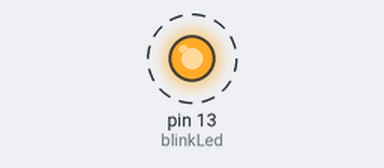
Bench run of a sketch on a simulated Arduino Nano, built with avr-gcc and run on an emulated ATmega328P. Parts: output pins drawn as LEDs (lit = HIGH). Dashed ring = blinking.

Above: at 0.2 s.
Timing chart, 0 to 3.0 s (numbered marks = the images above):
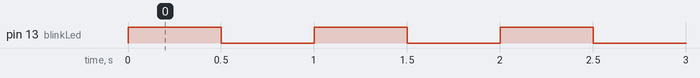

The sketch:

BlinkInC_1.ino
```cpp
/**
 * BlinkInC_1.ino
 *        Muestra como configurar recursos para encender-apagar un bit en un puerto.
 *        Resguarda funciones en bibliotecas
 *        Muestra como usar macro-instrucciones orientadas a la administración de estados binarios en
 *        registros de 8 bits.
 * Descripción:
 *        Configura: DDRB5<-1.
 *        Escribe: 1 PORTB5<-1,
 *                 2 _delay_ms(),
 *                 3 PORTB5<-0
 *                 4 _delay_ms()
 *  Software:
 *        Programmer Type : Arduino
 *        Description     : Arduino
 *        Hardware Version: 2
 *        Firmware Version: 1.16
 *
 *  Hardware:
 *        PORTB5[PB5,IO13]--embededLed----0V
 *
 *        Arduino Nano, ATmega328P(oldbootloader en com 6)
 *        Using Port                    : COM6
 *        Using Programmer              : arduino
 *        Overriding Baud Rate          : 57600
 *        AVR Part                      : ATmega328P
 *
 *    fuente:
 *    TestCurrentPinPullUp.ino
*/

#include <avr/io.h>
#include <util/delay.h>

#include "myLibrary.h"

void configRecursos();

void setup() {
           configRecursos();
}

void loop() {
          blinkLed();
}
```

asm.h
```cpp
/**
Contact: S-Sohn
Joined: Sunday, 22 August 2004 - 05:05
Total posts: 1615
View posts
[0.12% of total / 0.29 posts per day]
Level: Posting Freak
Location:
Germany
https://www.avrfreaks.net/forum/there-c-nop-function
*/

#ifndef _ASM_H_
   #define _ASM_H_

   /**********************************************
   ****** ARITHMETIC AND LOGIC INSTRUCTIONS ******
   **********************************************/

   // ### ADD ### Add Register src To Register dest (dest = dest + src)
   #define ASM_ADD(dest, src) asm volatile ("add %0, %1" : "=r" (dest) : "r" (src))

   // ### ADC ### Add Register src To Register dest With Carry (dest = dest + src + carry)
   #define ASM_ADC(dest, src) asm volatile ("adc %0, %1" : "=r" (dest) : "r" (src))

   // ### ADC_zero ### Add Carry To Register dest (dest = dest + carry), Special Form Of ADC
   #define ASM_ADCzero(dest) asm volatile ("adc %0, __zero_reg__" : "=r" (dest) :)

   // ### ADIW ### Add Constant To Word (word = word - const)
   #define ASM_ADIW(word, const) asm volatile ("adiw %0, %1" : "=w" (word) : "I" (const))

   // ### SUB ### Subtract Register src From Register dest (dest = dest - src)
   #define ASM_SUB(dest, src) asm volatile ("sub %0, %1" : "=r" (dest) : "r" (src))

   // ### SUBI ### Subtract Constant From Register (reg = reg - const)
   #define ASM_SUBI(reg, const) asm volatile ("subi %0, %1" : "=d" (reg) : "M" (const))

   // ### SBC ### Subtract Register src From Register dest With Carry (dest = dest - src - carry)
   #define ASM_SBC(dest, src) asm volatile ("sbc %0, %1" : "=r" (dest) : "r" (src))

   // ### SBC_zero ### Subtract Carry From Register dest (dest = dest - carry), Special Form Of SBC
   #define ASM_SBC_zero(dest) asm volatile ("sbc %0, __zero_reg__ " : "=r" (dest) :)

   // ### SBIW ### Subtract Constant From Register (reg = reg - const)
   #define ASM_SBIW(word, const) asm volatile ("sbiw %0, %1" : "=w" (word) : "I" (const))

   // ### AND ### Logical AND Of Two Registers (dest = dest & src)
   #define ASM_AND(dest, src) asm volatile ("and %0, %1" : "=r" (dest) : "r" (src))

   // ### ANDI ### Logical AND: Register and Constant (reg = reg & const)
   #define ASM_ANDI(reg, const) asm volatile ("andi %0, %1" : "=d" (reg) : "M" (const))

   // ### OR ### Logical OR Of Two Registers (dest = dest | src)
   #define ASM_OR(dest, src) asm volatile ("or %0, %1" : "=r" (dest) : "r" (src))

   // ### ORI ### Logical OR: Register and Constant (reg = reg | const)
   #define ASM_ORI(reg, const) asm volatile ("ori %0, %1" : "=d" (reg) : "M" (const))

   // ### EOR ### Logical exclusive OR Of Two Registers (dest = dest ^ src)
   #define ASM_EOR(dest, src) asm volatile ("eor %0, %1" : "=r" (dest) : "r" (src))

   // ### COM ### One’s Complement Of Register (reg = 0xFF - reg)
   #define ASM_COM(reg) asm volatile ("com %0" : "=r" (reg) : "0" (reg))

   // ### NEG ### Two’s Complement Of Register (reg = 0x00 - reg)
   #define ASM_NEG(reg) asm volatile ("neg %0" : "=r" (reg) : "0" (reg))

   // ### SBR ### Set Bit(s) in Register (reg = reg | mask)
   #define ASM_SBR(reg, mask) asm volatile ("sbr %0, %1" : "=d" (reg) : "M" (mask))

   // ### CBR ### Clear Bit(s) in Register (reg = reg & ~mask)
   #define ASM_CBR(reg, mask) asm volatile ("sbr %0, %1" : "=d" (reg) : "M" (mask))

   // ### INC ### Increment Register (reg = reg + 1)
   #define ASM_INC(reg) asm volatile ("inc %0" : "=r" (reg) : "0" (reg))

   // ### DEC ### Decrement Register (reg = reg - 1)
   #define ASM_DEC(reg) asm volatile ("dec %0" : "=r" (reg) : "0" (reg))

   // ### TST ### Test for Zero or Minus (reg = reg & reg)
   #define ASM_TST(reg) asm volatile ("tst %0" : "=r" (reg) : "0" (reg))

   // ### CLR ### Clear Register (reg = reg ^ reg)
   #define ASM_CLR(reg) asm volatile ("clr %0" : "=r" (reg) : "0" (reg))

   // ### SER ### Set Register (reg = 0xFF)
   #define ASM_SER(reg) asm volatile ("ser %0" : "=r" (reg) : "0" (reg))

   // ### MUL ### Multiply Two Unsigned Registers (r1:r0 = ureg1 * ureg2)
   #define ASM_MUL(ureg1, ureg2) asm volatile ("mul %0, %1" :: "r" (ureg1), "r" (ureg2))

   // ### MULS ### Multiply Two Signed Registers (r1:r2 = sreg1 * sreg2)
   #define ASM_MULS(sreg1, sreg2) asm volatile ("muls %0, %1" :: "d" (sreg1), "d" (sreg2))

   // ### MULSU ### Multiply Signed Register With Unsigned Register (r1:r2 = sreg * ureg)
   #define ASM_MULSU(sreg, ureg) asm volatile ("mulsu %0, %1" :: "a" (sreg), "a" (ureg))

   // ### FMUL ### Fractional Multiply Two Unsigned Registers (r1:r2 = (ureg1 * ureg2) << 1)
   #define ASM_FMUL(ureg1, ureg2) asm volatile ("fmul %0, %1" :: "a" (ureg1), "a" (ureg2))

   // ### FMULS ### Fractional Multiply Two Signed Registers (r1:r2 = (sreg1 * sreg2) << 1)
   #define ASM_FMULS(sreg1, sreg2) asm volatile ("fmuls %0, %1" :: "a" (sreg1), "a" (sreg2))

   // ### FMULSU ### Fractional Multiply Signed Register With Unsigned Register (r1:r2 = (sreg * ureg) << 1)
   #define ASM_FMULSU(sreg, ureg) asm volatile ("fmulsu %0, %1" :: "a" (sreg), "a" (ureg))


   /********************************
   ****** BRANCH INSTRUCTIONS ******
   *********************************/
   // ### ICALL ### Indirect Call To Z-Register (PC = Z)
   #define ASM_ICALL() asm volatile ("icall" :: )


   /***************************************
   ****** DATA TRANSFER INSTRUCTIONS ******
   ***************************************/

   // ### MOV ### Move Register src To Register dest (dest = src)
   #define ASM_MOV(dest, src) asm volatile ("mov %0, %1" : "=r" (dest) : "r" (src))

   // ### MOVW ### Move Register Word src To Register Word dest (dest = src)
   #define ASM_MOVW(dest, src) asm volatile ("movw %0, %1" : "=r" (dest) : "r" (src))

   // ### LDI ### Load Immediate Register With Constant (reg = const)
   #define ASM_LDI(reg, const) asm volatile ("ldi %0, %1" : "=d" (reg) : "M" (const))

   // ### LD ### Load Indirect By Using X, Y, Z Pointer (reg = *ptr)
   #define ASM_LD(reg, ptr) asm volatile ("ld %0, %a1" : "=r" (reg) : "e" (ptr))

   // ### LD ### 1. Decrement X, Y, Z, 2. Load Indirect By Using X Pointer (ptr = ptr - 1, reg = *ptr)
   #define ASM_decLD(reg, ptr) asm volatile ("ld %0, -%a1" : "=r" (reg) : "e" (ptr))

   // ### LD ### 1. Load Indirect By Using X, Y, Z Pointer, 2. Increment ptr (reg = *ptr, ptr = ptr + 1)
   #define ASM_LDinc(reg, ptr) asm volatile ("ld %0, %a1+" : "=r" (reg) : "e" (ptr))

   // ### STS ### Store Direct to SRAM
   // Storing Variable To SRAM:	static uint8_t var; uint8_t value = 123; STS (&var, value);
   // Storing Value To SFR:		uint8_t value = 5;	STS (_SFR_MEM_ADDR (SPMCR), value);
   #define ASM_STS(addr, reg) asm volatile ("sts %0, %1" : : "i" (addr),  "r" (reg))

   // ### LPM ### Load Program Memory (R0 = *Z)
   #define ASM_LPM() asm volatile ("lpm" ::)

   // ### LPM ### Load Program Memory (reg = *Z)
   #define ASM_LPM_Z(reg) asm volatile ("lpm %0, Z" : "=r" (reg))

   // ### LPM ### Load Program Memory and Post-Inc (reg = *Z, Z = Z + 1)
   #define ASM_LPM_Zinc(reg) asm volatile ("lpm %0, Z+" : "=r" (reg))

   // ### SPM ### Store Program Memory (*Z = R1:R0)
   #define ASM_SPM() asm volatile ("spm" ::)


   /******************************************
   ****** BIT AND BIT-TEST INSTRUCTIONS ******
   ******************************************/

   // ### SBI ### Set Pin Of A Port
   #define ASM_SBI(port, pin)   asm volatile ("sbi %0, %1" :: "I" (_SFR_IO_ADDR(port)), "I" (pin))

   // ### CBI ### Clear Pin Of A Port
   #define ASM_CBI(port, pin) asm volatile ("cbi %0, %1" :: "I" (_SFR_IO_ADDR(port)), "I" (pin))

   // ### LSL ### Logical Shift Left Of Register (reg = reg << 1)
   #define ASM_LSL(reg) asm volatile ("lsl %0" : "=r" (reg) : "0" (reg))

   // ### LSR ### Logical Shift Right Of Register (reg = reg >> 1)
   #define ASM_LSR(reg) asm volatile ("lsr %0" : "=r" (reg) : "0" (reg))

   // ### ROL ### Logical Rotate Left Of Register Through Carry
   #define ASM_ROL(reg) asm volatile ("rol %0" : "=r" (reg) : "0" (reg))

   // ### ROR ### Logical Rotate Right Of Register Through Carry
   #define ASM_ROR(reg) asm volatile ("ror %0" : "=r" (reg) : "0" (reg))

   // ### ASR ### Arithmetic Shift Right Of Register (Wie LSR Aber nur mit Bit 6 bis Bit 0)
   #define ASM_ASR(reg) asm volatile ("asr %0" : "=r" (reg) : "0" (reg))

   // ### SWAP ### Swap Nibbles Of Register (reg(0...3) = reg(4...7), reg(4...7) = reg(0...3))
   #define ASM_SWAP(reg) asm volatile ("swap %0" : "=r" (reg) : "0" (reg))

   // ### BSET ### Set Flag In Status Register (SREG(flagnumber) = 1)
   #define ASM_BSET(flagnumber) asm volatile ("bset %0" :: "I" (flagnumber))

   // ### BCLR ### Clear Flag In Status Register (SREG(flagnumber) = 0)
   #define ASM_BCLR(flagnumber) asm volatile ("bclr %0" :: "I" (flagnumber))

   // ### BST ### Bit Store From Register To T-Flag (T = reg(bitnumber))
   #define ASM_BST(reg, bitnumber) asm volatile ("bst %0, %1" ::  "r" (reg), "I" (bitnumber))

   // ### BLD ### Bit Load From T-Flag To Register (reg(bitnumber) = T)
   #define ASM_BLD(reg, bitnumber) asm volatile ("bld %0, %1" : "=r" (reg) : "I" (bitnumber))

   // ### SEC ### Set Carry Flag C in SREG
   #define ASM_SEC() asm volatile ("sec" :: )

   // ### CLC ### Clear Carry Flag C in SREG
   #define ASM_CLC() asm volatile ("clc" :: )

   // ### SEN ### Set Negative Flag N in SREG
   #define ASM_SEN() asm volatile ("sen" :: )

   // ### CLN ### Clear Negative Flag N in SREG
   #define ASM_CLN() asm volatile ("cln" :: )

   // ### SEZ ### Set Zero Flag Z in SREG
   #define ASM_SEZ() asm volatile ("sez" :: )

   // ### CLZ ### Clear Zero Flag Z in SREG
   #define ASM_CLZ() asm volatile ("clz" :: )

   // ### SEI ### Set Global Interrupt Enable I in SREG
   #define ASM_SEI() asm volatile ("sei" :: )

   // ### CLI ### Clear Global Interrupt Enable I in SREG
   #define ASM_CLI() asm volatile ("cli" :: )

   // ### SES ### Set Signed Test Flag in S SREG
   #define ASM_SES() asm volatile ("ses" :: )

   // ### CLS ### Clear Signed Test Flag S in SREG
   #define ASM_CLS() asm volatile ("cls" :: )

   // ### SEV ### Set Twos Complement Overflow Flag V in SREG
   #define ASM_SEV() asm volatile ("sev" :: )

   // ### CLV ### Clear Twos Complement Overflow Flag V in SREG
   #define ASM_CLV() asm volatile ("clv" :: )

   // ### SET ### Set Bit Copy Storage T in SREG
   #define ASM_SET() asm volatile ("set" :: )

   // ### CLT ### Clear Bit Copy Storage T in SREG
   #define ASM_CLT() asm volatile ("clt" :: )

   // ### SEH ### Set Half Carry Flag H in SREG
   #define ASM_SEH() asm volatile ("seh" :: )

   // ### CLH ### Clear Half Carry Flag H in SREG
   #define ASM_CLH() asm volatile ("clh" :: )


   /*************************************
   ****** MCU CONTROL INSTRUCTIONS ******
   *************************************/

   // ### BREAK ### Break
   #define ASM_BREAK() asm volatile ("break" :: )

   // ### NOP ### No Operation
   #define ASM_NOP() asm volatile ("nop" :: )

   // ### SLEEP ### Sleep
   #define ASM_SLEEP() asm volatile ("sleep" :: )

   // ### WDR ### Watchdog Reset
   #define ASM_WDR() asm volatile ("wdr" :: )
#endif
```

myLibrary.cpp
```cpp
/*
 * myLibrary.cpp - Define funciones
 * Created by Martín Cordero mi.cuenta.correo.en@gmail.com on 18/06/19
 * Revision #2 - See readMe.txt
 */

 #include "Arduino.h"
 #include "asm.h"
 #define myLibrary.h

 #define BLINK_DELAY_MS_ON  500
 #define BLINK_DELAY_MS_OFF 500

/* enciende-apaga pin5 en el puerto B */
 void blinkLed(){
	       //  PORTB |= (1<<5);
         //  PORTC |= (1<<0);
         //  PORTC = PORTC | 0B00000001;
      ASM_SBI(PORTB, PB5);
      ASM_SBI(PORTC, PC0);
      //digitalWrite(13,OUTPUT);
      _delay_ms(BLINK_DELAY_MS_ON);

              PORTB &= ~(1<<5);
              PORTB = PORTB & 0B11101111;
            // PORTC &= ~(1<<0);
            // PORTC = PORTC & 0B11111110;
      ASM_CBI(PORTB, 5);
      _delay_ms(BLINK_DELAY_MS_OFF);
 }

/* configura recursos periféricos */
 void configRecursos(){
         DDRB |= (1<<DDB5);  // output PB5,IO13
      // DDRC = DDRC | 0x01; // output PC0,ADC0

}
```

myLibrary.h
```cpp
/*
 * myLibrary.h - Declara funciones
 * Created by Martín Cordero mi.cuenta.correo.en@gmail.com on 18/06/19
 * Revision #2 - See readMe.txt
 */
 // 'Include Guard'.
 #ifndef myFibrary_h
 #define myLibrary.h

 #include "Arduino.h"

			void blinkLed();          // enciende-apaga pin
      void configRecursos();    // configura recursos periféricos

 //	The end wrapping of the #ifndef Include Guard
#endif
```

Measured:
- by itself, pin 13 (blinkLed): alternates HIGH for 0.50 s and LOW for 0.50 s
